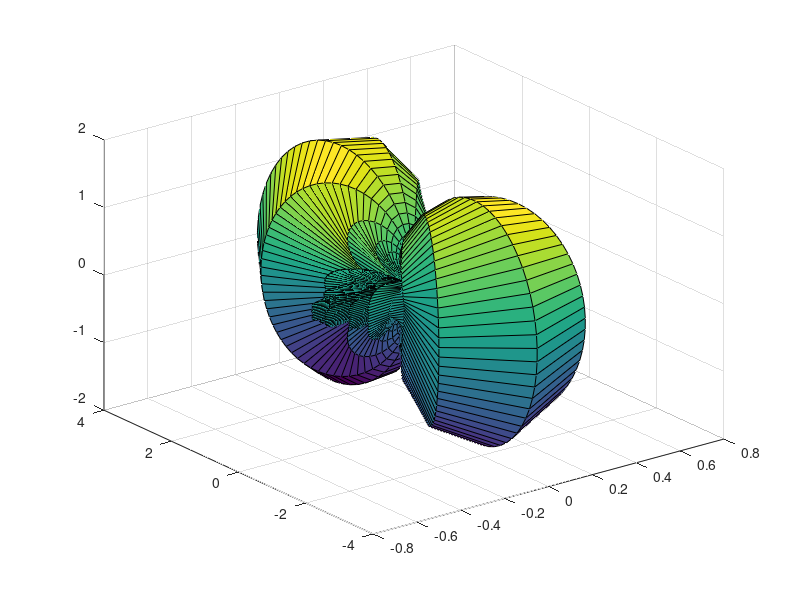

MATLAB code to generate this figure:
[theta,phi] = meshgrid(0:0.05:pi,0:0.1:2*pi);
%t=cos(phi).*sin(theta);
%rho=cosf3d(pi,t); idio apotelesma okkk

x1=pi/2;
rho=abs(cos(pi*0.5*cos(theta))./sin(theta)).*abs(cos(x1*cos(phi).*sin(theta))+cos(3*x1*cos(phi).*sin(theta))+cos(5*x1*cos(phi).*sin(theta))+cos(7*x1*cos(phi).*sin(theta)));



x_P = rho.*cos(phi).*sin(theta);
y_P = rho.*sin(phi).*sin(theta);
z_P = rho.*cos(theta);

surf(x_P,y_P,z_P);